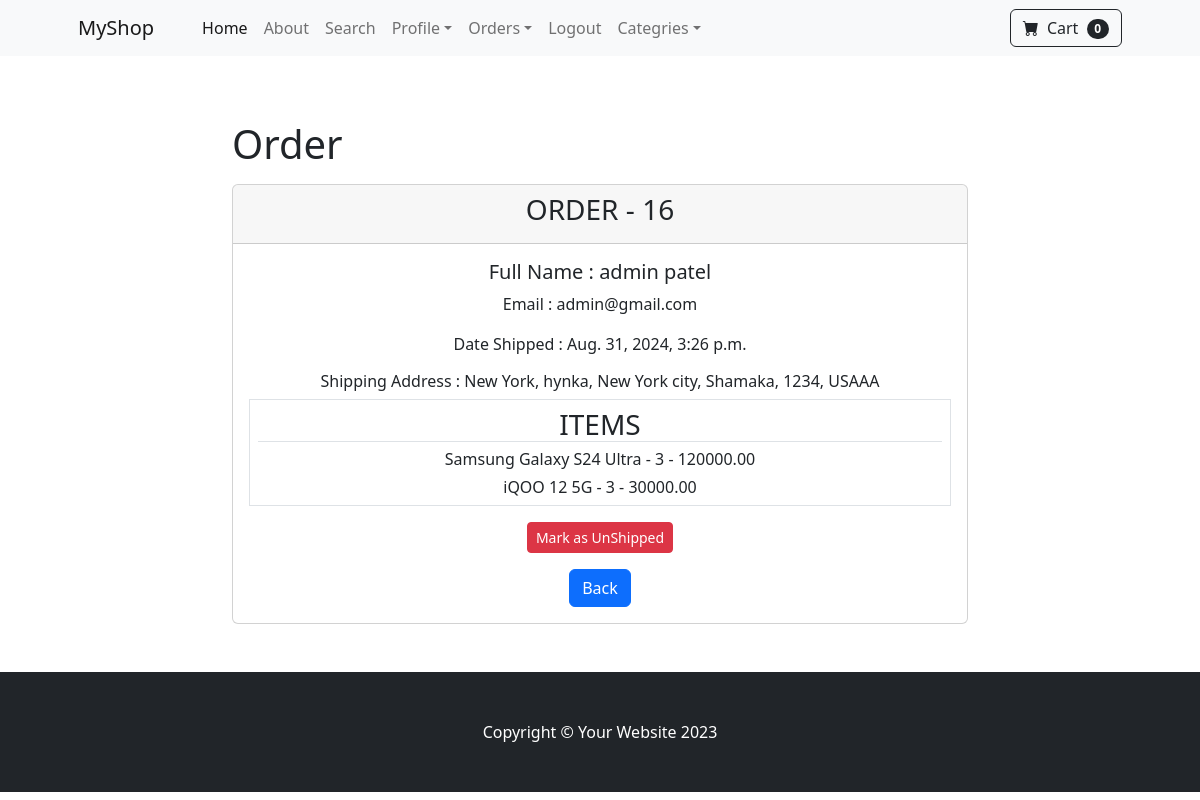
The page /payment/orders/16 (signed in) on the database its author committed.
### payment/models.py (models this page shows, shortened)
class Order(models.Model):
    user = models.ForeignKey(User, on_delete=models.CASCADE,blank=True,null=True)
    full_name = models.CharField(max_length=250)
    email = models.EmailField(max_length=100)
    shipping_address = models.CharField(max_length=10000)
    paid_amount = models.DecimalField(max_digits=10, decimal_places=2)
    order_date = models.DateTimeField(auto_now_add=True)
    shipping_status = models.BooleanField(default=False)
    date_shipped = models.DateTimeField(blank=True, null=True)
    def __str__(self):
        return f"Order - {str(self.id)}"

class OrderItem(models.Model):
    order = models.ForeignKey(Order, on_delete=models.CASCADE, null=True, blank=True)
    product = models.ForeignKey(Product, on_delete=models.CASCADE, null=True, blank=True)
    user = models.ForeignKey(User, on_delete=models.CASCADE, null=True, blank=True)
    quantity = models.PositiveBigIntegerField(default=1)
    price = models.DecimalField(max_digits=10, decimal_places=2)

### shop/models.py (models this page shows)
class Product(models.Model):
    name = models.CharField(max_length=200)
    category = models.ForeignKey(Category, on_delete=models.CASCADE)
    price = models.DecimalField(default=0,max_digits=10, decimal_places=2)
    description = models.TextField(max_length=250,blank=True,null=True,default='')
    image = models.ImageField(upload_to='upload/products/')
    is_sale = models.BooleanField(default=False)
    sale_price = models.DecimalField(default=0, max_digits=10, decimal_places=2)
    def __str__(self):
        return self.name

### payment/views.py (the view, shortened to what this page needs)
# urls.py: path('orders/<int:pk>', views.orders, name='orders'),
def orders(request,pk):
    if request.user.is_authenticated and request.user.is_superuser:
        orders = Order.objects.get(id=pk)
        print(orders)
        order_items = OrderItem.objects.filter(order=pk)
        return render(request, 'payment/orders.html', {"items": order_items , "orders": orders})
    else:
        messages.success(request, ('Access Denied'))
        return redirect('home')

### cart/cart.py (called while the page is built)
    def __len__(self):
        return len(self.cart)

### cart/context_processors.py (called while the page is built)
def cart(request):
    return {'cart':Cart(request)}

### payment/templates/payment/orders.html (shortened to what this page needs)
{% extends 'base.html' %}
{% block content %}
<div class="container my-5 ">
    <div class="row justify-content-center">
        <div class="col-8">
            <h1 class="my-3">Order</h1>
                <div class="card text-center">
                    <div class="card-header">
                     <h3>ORDER - {{ orders.id }}</h3>
                    </div>
                    <div class="card-body">
                        <h5 class="card-title">Full Name : {{ orders.full_name }}</h5>
                        <p class="card-text">Email : {{ orders.email }} </p>
                        {% if orders.shipping_status %}
                            <p class="card-text">Date Shipped : {{ orders.date_shipped }} </p>
                        {% else %}
                            <p class="card-text">Date Ordered : {{ orders.order_date }} </p>
                        {% endif %}
                        <h6 class="card-text " >Shipping Address : {{ orders.shipping_address }} </h6>
                        <div class="border p-2 mt-2">
                            <h3 class="card-text border-bottom"> ITEMS </h3>
                            {% for item in items %}
                            <h6 class="card-text"> {{ item.product }} - {{ item.quantity }} - {{ item.price }}</h6>
                            {% endfor %}
                        </div>
                        {% if orders.shipping_status %}
                        <form method="POST">
                            <button class="btn btn-sm btn-danger mt-3" type="submit" >Mark as UnShipped</button>
                        </form>
                        <a class="btn btn-primary mt-3" href="{% url 'shipping_dash' %}">Back</a>
                        {% endif %}
                    </div>
                </div>
        </div>
    </div>
</div>
{% endblock content %}

### rows shown on the page
Order: id "16", full_name "admin patel", email "admin@gmail.com", date_shipped "Aug. 31, 2024, 3:26 p.m.", shipping_address "New York, hynka, New York city, Shamaka, 1234, USAAA"
OrderItem: product "Samsung Galaxy S24 Ultra", quantity "3", price "120000.00"
OrderItem: product "iQOO 12 5G", quantity "3", price "30000.00"

### other values the page prints
{{ cart|length }} "0"
